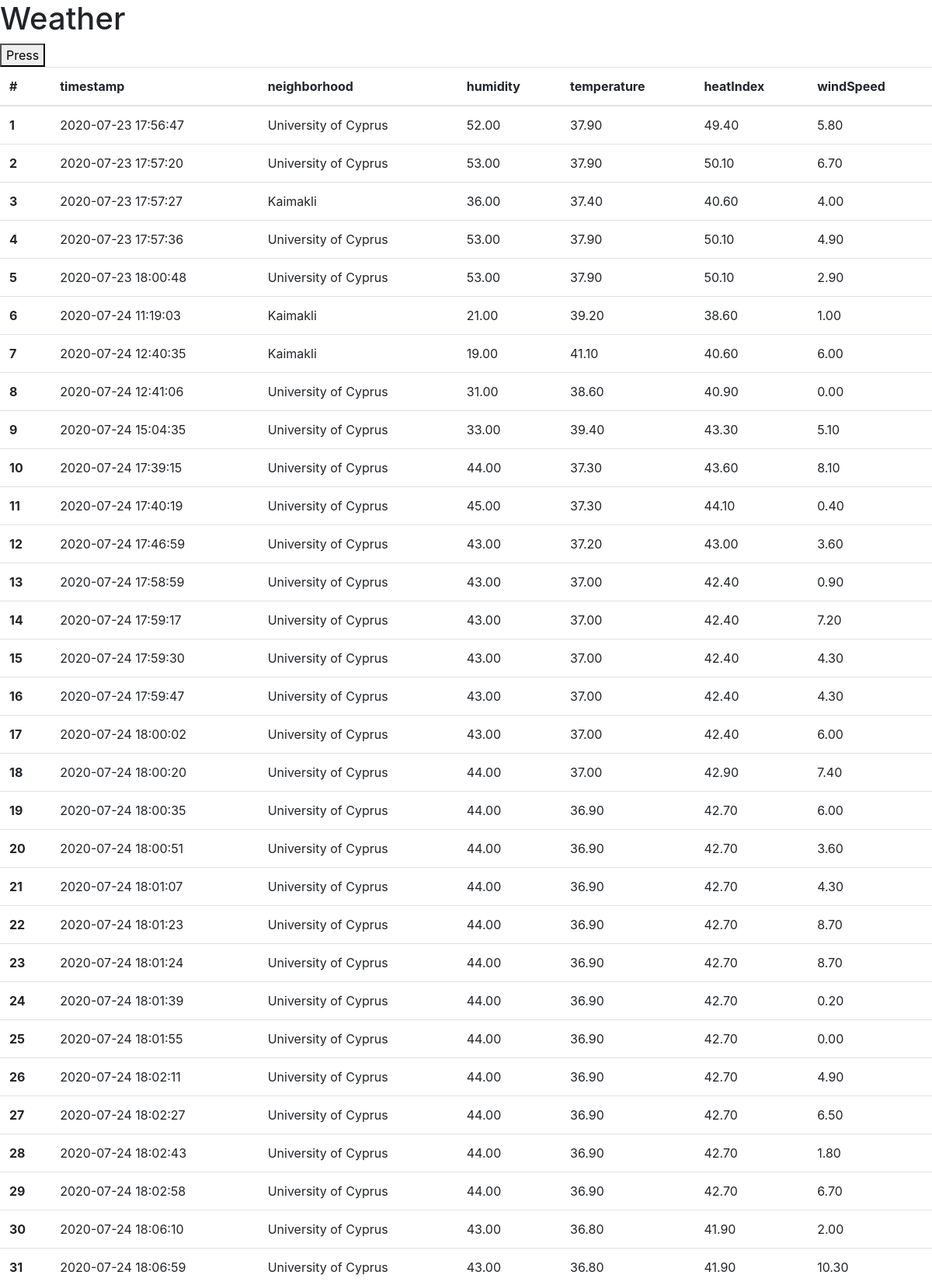
The page / (upper part) on the database its author committed.
### models.py (models this page shows)
class Weather_data(Base):
    __tablename__ = "weather_data"
    id = Column(Integer, primary_key=True, index=True)
    timestamp = Column(String, unique=True)
    neighborhood = Column(String)
    humidity = Column(Numeric(3,2))
    temperature = Column(Numeric(3,2))
    heatIndex = Column(Numeric(3,2))
    windSpeed = Column(Numeric(3,2))

### main.py (the view)
@app.get("/")
def home(request: Request, db: Session = Depends(get_db)):
    data = db.query(models.Weather_data).all()
    print(type(data), data)
    return templates.TemplateResponse("home.html", {
        "request": request,
        "data": data
    })

### templates/home.html (shortened to what this page needs)
{% extends "layout.html" %}
{% block content %}
<h1>
    Weather
</h1>
<div>
  <button>Press
  </button>
</div>
<div>
  <table class="table">
      <thead>
        <tr>
          <th scope="col">#</th>
          <th scope="col">timestamp</th>
          <th scope="col">neighborhood</th>
          <th scope="col">humidity</th>
          <th scope="col">temperature</th>
          <th scope="col">heatIndex</th>
          <th scope="col">windSpeed</th>
        </tr>
      </thead>
      <tbody>
        {% for datum in data %}
        <tr>
          <th scope="row">{{ datum.id }}</th>
          <td>{{ datum.timestamp }}</td>
          <td>{{ datum.neighborhood }}</td>
          <td>{{ datum.humidity }}</td>
          <td>{{ datum.temperature }}</td>
          <td>{{ datum.heatIndex }}</td>
          <td>{{ datum.windSpeed }}</td>
        </tr>
        {% endfor %}
      </tbody>
    </table>
  </div>
{% endblock %}

### templates/layout.html (shortened to what this page needs)
<!DOCTYPE html>
<html>
    <head>
        <link rel="stylesheet" href="https://stackpath.bootstrapcdn.com/bootstrap/4.5.0/css/bootstrap.min.css">
    <body>
        {% block content %}
        {% endblock %}
    </body>
</html>

### rows shown on the page
Weather_data: id "1", timestamp "2020-07-23 17:56:47", neighborhood "University of Cyprus", humidity "52.00", temperature "37.90", heatIndex "49.40", windSpeed "5.80"
Weather_data: id "2", timestamp "2020-07-23 17:57:20", neighborhood "University of Cyprus", humidity "53.00", temperature "37.90", heatIndex "50.10", windSpeed "6.70"
Weather_data: id "3", timestamp "2020-07-23 17:57:27", neighborhood "Kaimakli", humidity "36.00", temperature "37.40", heatIndex "40.60", windSpeed "4.00"
Weather_data: id "4", timestamp "2020-07-23 17:57:36", neighborhood "University of Cyprus", humidity "53.00", temperature "37.90", heatIndex "50.10", windSpeed "4.90"
Weather_data: id "5", timestamp "2020-07-23 18:00:48", neighborhood "University of Cyprus", humidity "53.00", temperature "37.90", heatIndex "50.10", windSpeed "2.90"
Weather_data: id "6", timestamp "2020-07-24 11:19:03", neighborhood "Kaimakli", humidity "21.00", temperature "39.20", heatIndex "38.60", windSpeed "1.00"
Weather_data: id "7", timestamp "2020-07-24 12:40:35", neighborhood "Kaimakli", humidity "19.00", temperature "41.10", heatIndex "40.60", windSpeed "6.00"
Weather_data: id "8", timestamp "2020-07-24 12:41:06", neighborhood "University of Cyprus", humidity "31.00", temperature "38.60", heatIndex "40.90", windSpeed "0.00"
Weather_data: id "9", timestamp "2020-07-24 15:04:35", neighborhood "University of Cyprus", humidity "33.00", temperature "39.40", heatIndex "43.30", windSpeed "5.10"
Weather_data: id "10", timestamp "2020-07-24 17:39:15", neighborhood "University of Cyprus", humidity "44.00", temperature "37.30", heatIndex "43.60", windSpeed "8.10"
Weather_data: id "11", timestamp "2020-07-24 17:40:19", neighborhood "University of Cyprus", humidity "45.00", temperature "37.30", heatIndex "44.10", windSpeed "0.40"
Weather_data: id "12", timestamp "2020-07-24 17:46:59", neighborhood "University of Cyprus", humidity "43.00", temperature "37.20", heatIndex "43.00", windSpeed "3.60"
Weather_data: id "13", timestamp "2020-07-24 17:58:59", neighborhood "University of Cyprus", humidity "43.00", temperature "37.00", heatIndex "42.40", windSpeed "0.90"
Weather_data: id "14", timestamp "2020-07-24 17:59:17", neighborhood "University of Cyprus", humidity "43.00", temperature "37.00", heatIndex "42.40", windSpeed "7.20"
Weather_data: id "15", timestamp "2020-07-24 17:59:30", neighborhood "University of Cyprus", humidity "43.00", temperature "37.00", heatIndex "42.40", windSpeed "4.30"
Weather_data: id "16", timestamp "2020-07-24 17:59:47", neighborhood "University of Cyprus", humidity "43.00", temperature "37.00", heatIndex "42.40", windSpeed "4.30"
Weather_data: id "17", timestamp "2020-07-24 18:00:02", neighborhood "University of Cyprus", humidity "43.00", temperature "37.00", heatIndex "42.40", windSpeed "6.00"
Weather_data: id "18", timestamp "2020-07-24 18:00:20", neighborhood "University of Cyprus", humidity "44.00", temperature "37.00", heatIndex "42.90", windSpeed "7.40"
Weather_data: id "19", timestamp "2020-07-24 18:00:35", neighborhood "University of Cyprus", humidity "44.00", temperature "36.90", heatIndex "42.70", windSpeed "6.00"
Weather_data: id "20", timestamp "2020-07-24 18:00:51", neighborhood "University of Cyprus", humidity "44.00", temperature "36.90", heatIndex "42.70", windSpeed "3.60"
Weather_data: id "21", timestamp "2020-07-24 18:01:07", neighborhood "University of Cyprus", humidity "44.00", temperature "36.90", heatIndex "42.70", windSpeed "4.30"
Weather_data: id "22", timestamp "2020-07-24 18:01:23", neighborhood "University of Cyprus", humidity "44.00", temperature "36.90", heatIndex "42.70", windSpeed "8.70"
Weather_data: id "23", timestamp "2020-07-24 18:01:24", neighborhood "University of Cyprus", humidity "44.00", temperature "36.90", heatIndex "42.70", windSpeed "8.70"
Weather_data: id "24", timestamp "2020-07-24 18:01:39", neighborhood "University of Cyprus", humidity "44.00", temperature "36.90", heatIndex "42.70", windSpeed "0.20"
Weather_data: id "25", timestamp "2020-07-24 18:01:55", neighborhood "University of Cyprus", humidity "44.00", temperature "36.90", heatIndex "42.70", windSpeed "0.00"
Weather_data: id "26", timestamp "2020-07-24 18:02:11", neighborhood "University of Cyprus", humidity "44.00", temperature "36.90", heatIndex "42.70", windSpeed "4.90"
Weather_data: id "27", timestamp "2020-07-24 18:02:27", neighborhood "University of Cyprus", humidity "44.00", temperature "36.90", heatIndex "42.70", windSpeed "6.50"
Weather_data: id "28", timestamp "2020-07-24 18:02:43", neighborhood "University of Cyprus", humidity "44.00", temperature "36.90", heatIndex "42.70", windSpeed "1.80"
Weather_data: id "29", timestamp "2020-07-24 18:02:58", neighborhood "University of Cyprus", humidity "44.00", temperature "36.90", heatIndex "42.70", windSpeed "6.70"
Weather_data: id "30", timestamp "2020-07-24 18:06:10", neighborhood "University of Cyprus", humidity "43.00", temperature "36.80", heatIndex "41.90", windSpeed "2.00"
Weather_data: id "31", timestamp "2020-07-24 18:06:59", neighborhood "University of Cyprus", humidity "43.00", temperature "36.80", heatIndex "41.90", windSpeed "10.30"
